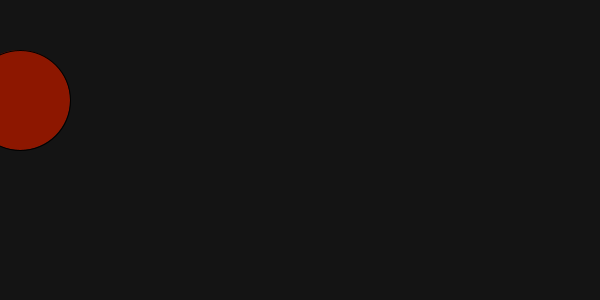
Frame 1 (no input)
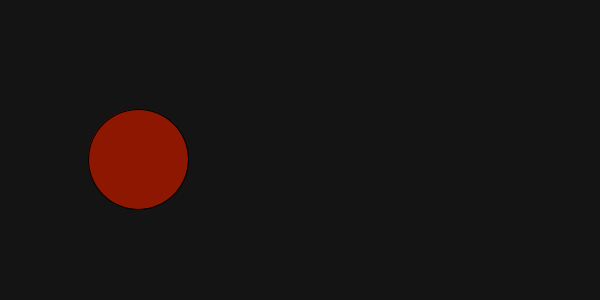
Frame 60 (the mouse pressed at the canvas centre just before this capture)
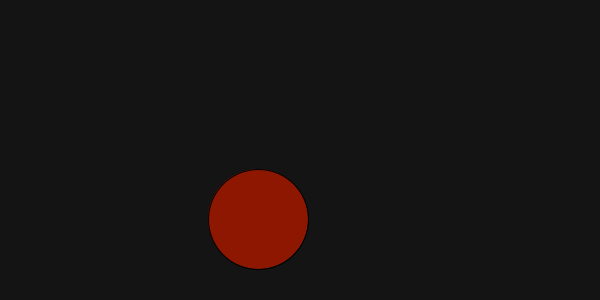
Frame 120 (the mouse held since frame 60 and released just before this capture)

The Processing sketch that drew these frames (run headless with seeded random() and noise(); from frame 60 on, the mouse is pressed at the canvas centre):

// Processing sketch: processing_143003
// ── processing_143003.pde

Ball[] rock = new Ball[200];
int i=0;
 
 
void setup(){
//  background(20);
  size(600,300);
  rock[0] = new Ball(20, 100, 2, 1, #8D1700, 100);
}

void draw(){
  background(20);
  if(rock[0].counter()>i){
    i++;
    rock[i] = new Ball(rock[0].xPos(), rock[0].yPos(), random(3), random(3), color(random(200)+55,random(200)+55,random(200)+55), 100);
  }
  for(int j=0;j<=i && j<200;j++){
    rock[j].display();
  }
}

class Ball{
  float x, y;
  float size;
  color c;
  float xVol, yVol;
  int counter = 0;
  Ball(float iniX, float iniY, float inixVol, float iniyVol, color iniC, float iniSize){
    x=iniX;
    y=iniY;
    xVol=inixVol;
    yVol=iniyVol;
    c=iniC;
    size=iniSize;
  }
  void display(){
    fill(c);
    ellipse(x,y,size,size);
    if(x<0 || x>600){
      xVol=-xVol;
      size=size-5;
      counter++;
     }
    if(y<0 || y>300){
      yVol=-yVol;
      size=size-5;
      counter++;
    }
    x=x+xVol;
    y=y+yVol;
  }
  int counter(){
    return counter;
  }
  float xPos(){
    return x;
  }
  float yPos(){
    return y;
  }
}
